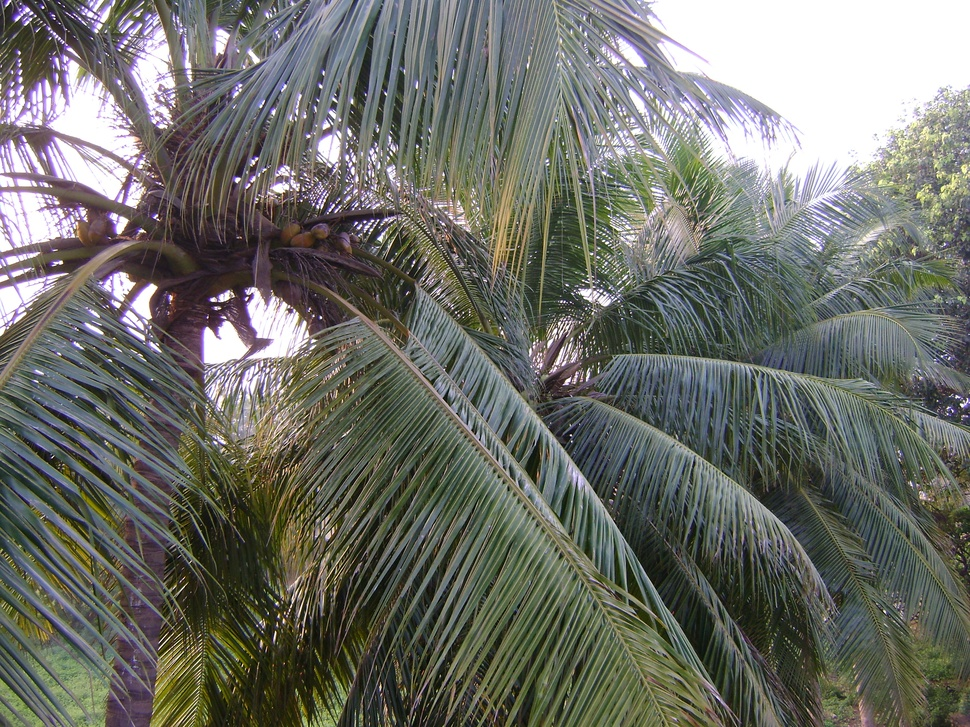
%> input picture tree3.JPG, 970 x 727 px, shrunk from 3072 x 2304 before the run
$ octave divide2.m   (GNU Octave 9; MATLAB toolbox functions it lacks are replaced by stand-ins)
%> lines starting %> are read from the running program, lines starting %| are printed output that depends on the picture
i = imread('tree3.JPG');
%> i is the input picture: size 727x970x3 uint8; mean R, G, B 109.6, 111.2, 104.2
background = imopen(i, strel('disk',4,0));
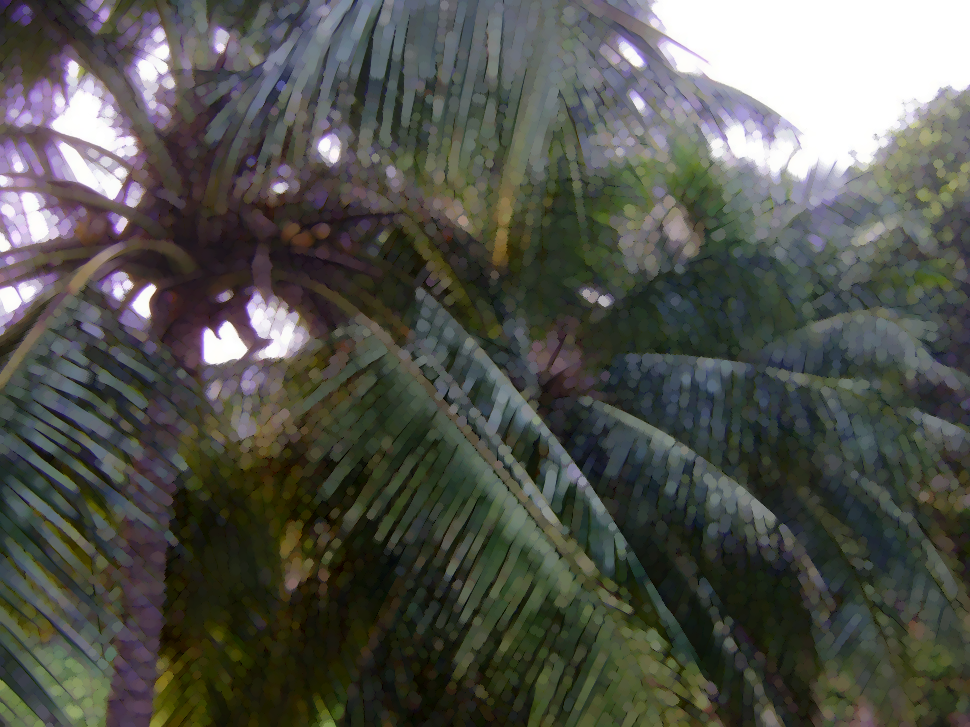
%> background: size 727x970x3 uint8; mean R, G, B 82.5, 84, 77.3
ip = imdivide(i,background);
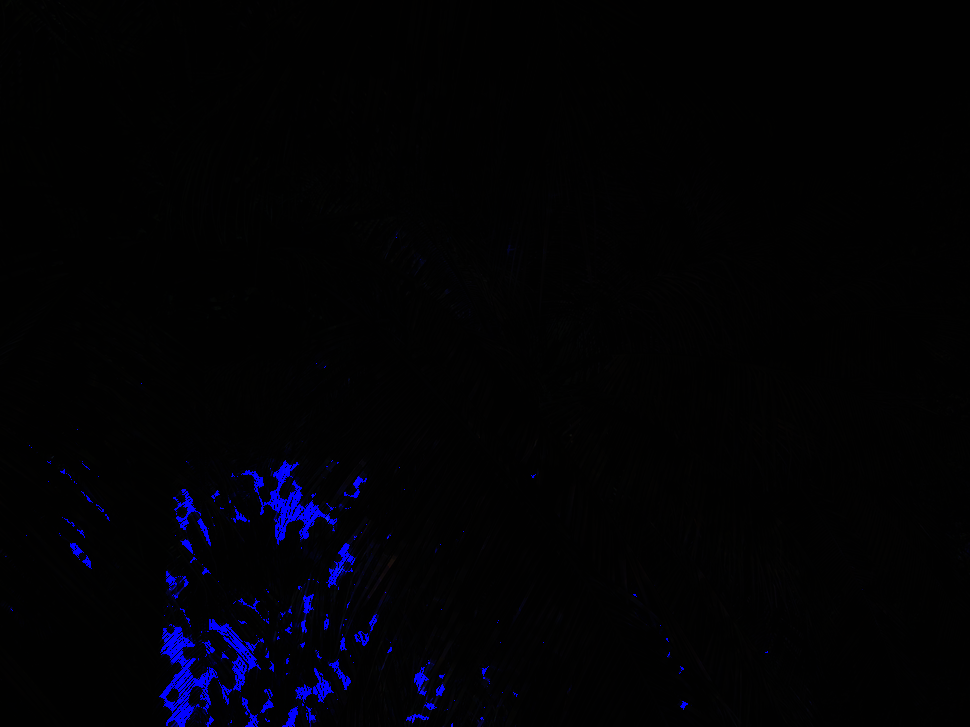
%> ip: size 727x970x3 uint8; mean R, G, B 1.4, 1.4, 5
figure;imshow(i);title('before divide');
figure;imshow(ip, []);title('after divide');

$ run again, with tree1.JPG copied over tree3.JPG
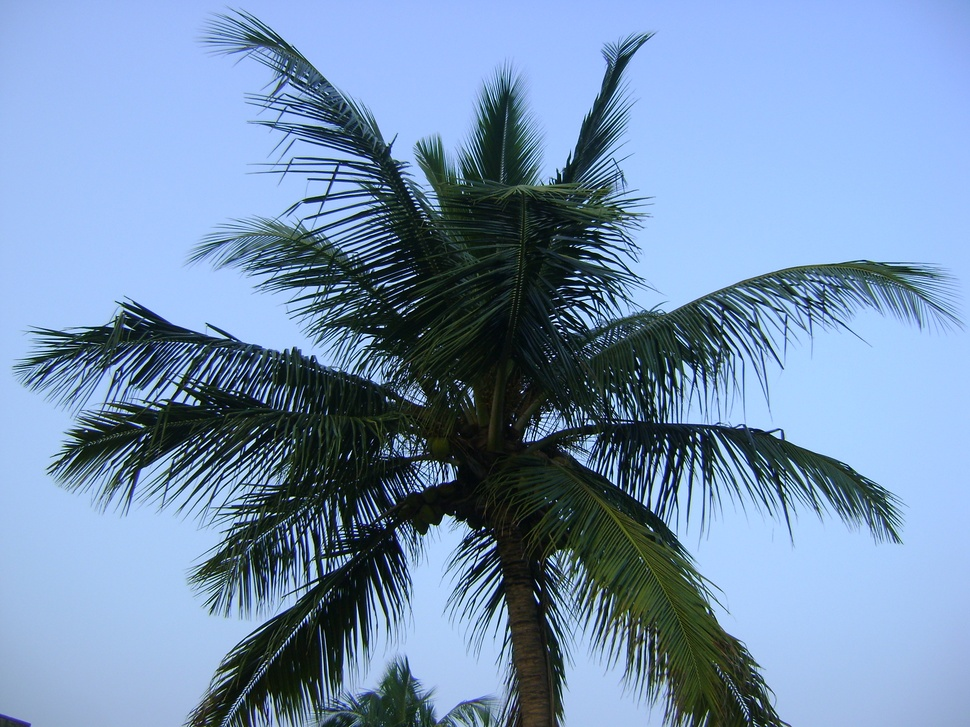
%> input picture tree1.JPG, 970 x 727 px, shrunk from 3072 x 2304 before the run
%> i is the input picture: size 727x970x3 uint8; mean R, G, B 116.6, 144.1, 176.8
%> `background = imopen(i, strel('disk',4,0));`:
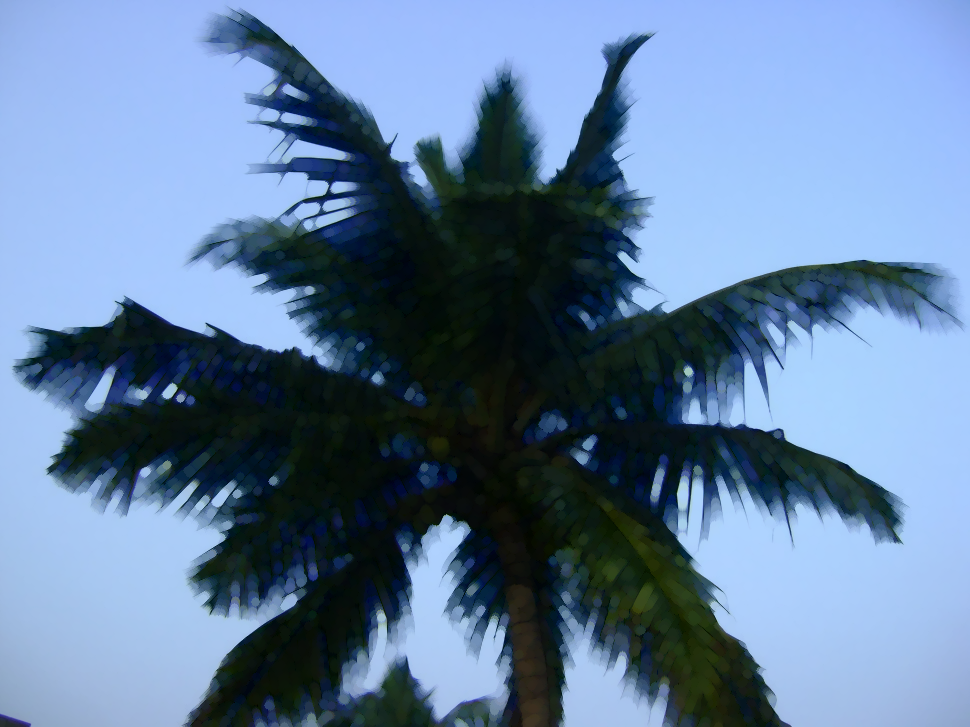
%> background: size 727x970x3 uint8; mean R, G, B 98.4, 125.5, 157.6
%> `ip = imdivide(i,background);`:
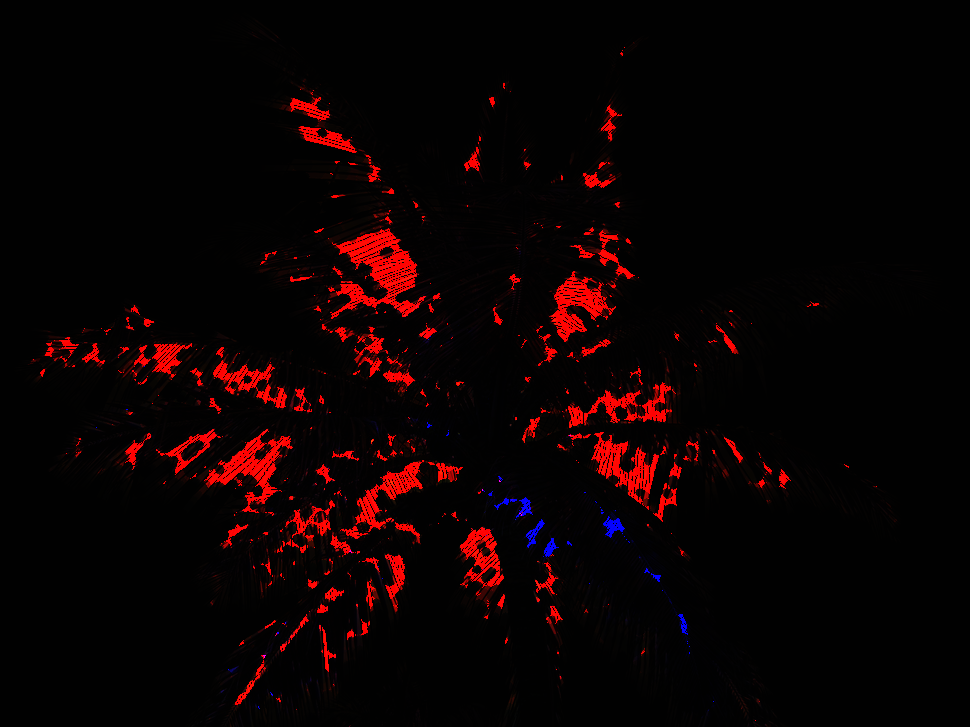
%> ip: size 727x970x3 uint8; mean R, G, B 11.9, 1.6, 1.9

$ run again, with tree2.JPG copied over tree3.JPG
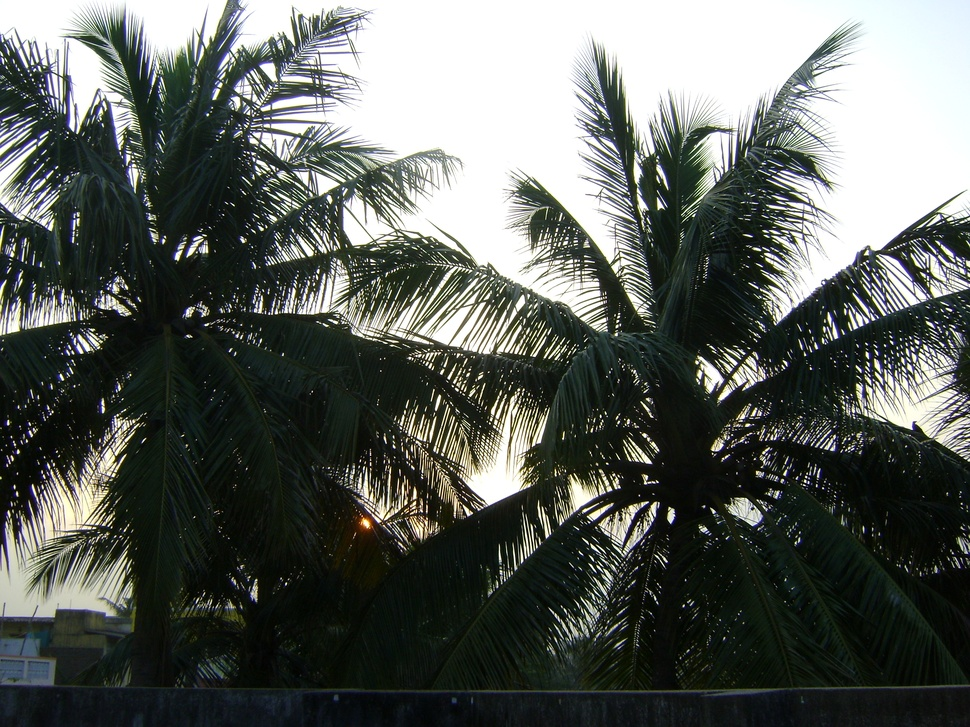
%> input picture tree2.JPG, 970 x 727 px, shrunk from 3072 x 2304 before the run
%> i is the input picture: size 727x970x3 uint8; mean R, G, B 91.4, 95.8, 90.8
%> `background = imopen(i, strel('disk',4,0));`:
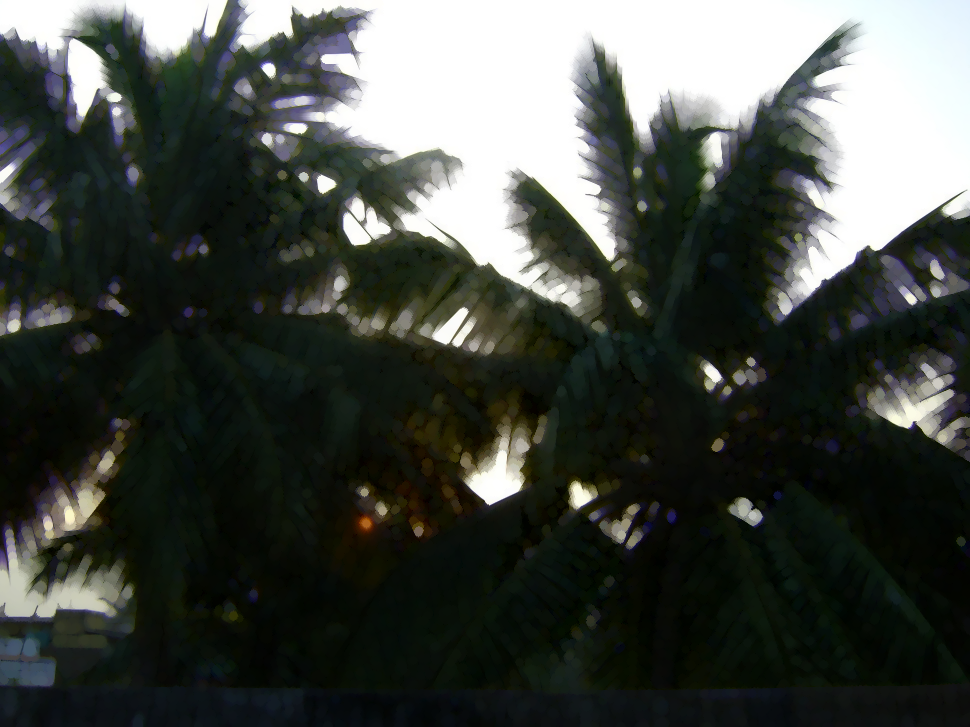
%> background: size 727x970x3 uint8; mean R, G, B 69, 73.3, 67.9
%> `ip = imdivide(i,background);`:
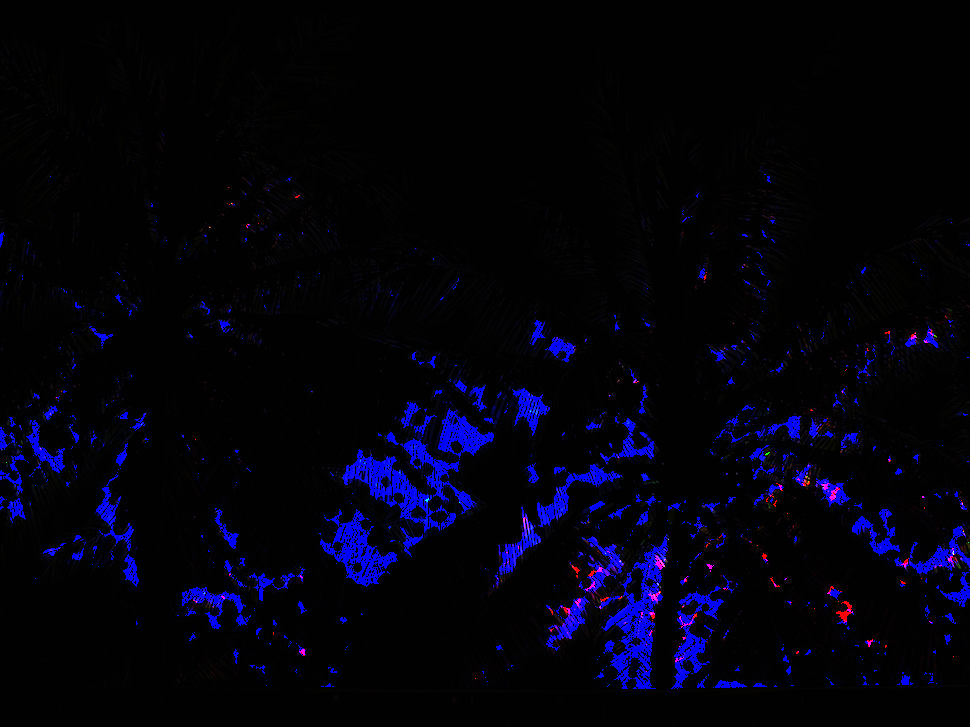
%> ip: size 727x970x3 uint8; mean R, G, B 2.6, 1.8, 12.9

$ run again, with tree5.JPG copied over tree3.JPG
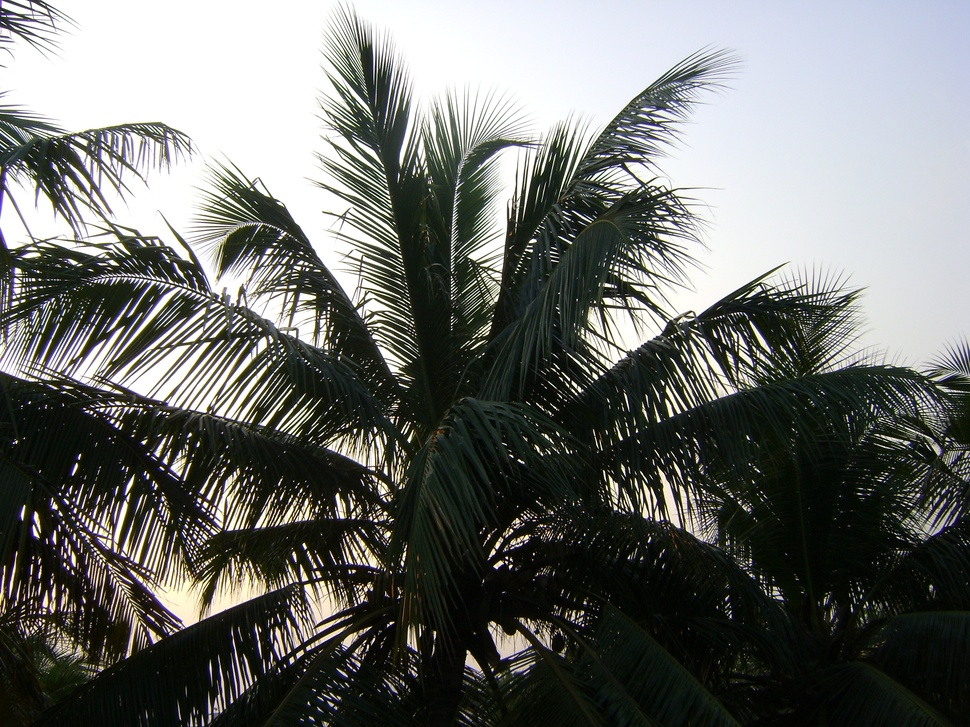
%> input picture tree5.JPG, 970 x 727 px, shrunk from 3072 x 2304 before the run
%> i is the input picture: size 727x970x3 uint8; mean R, G, B 108.9, 110.9, 107.2
%> `background = imopen(i, strel('disk',4,0));`:
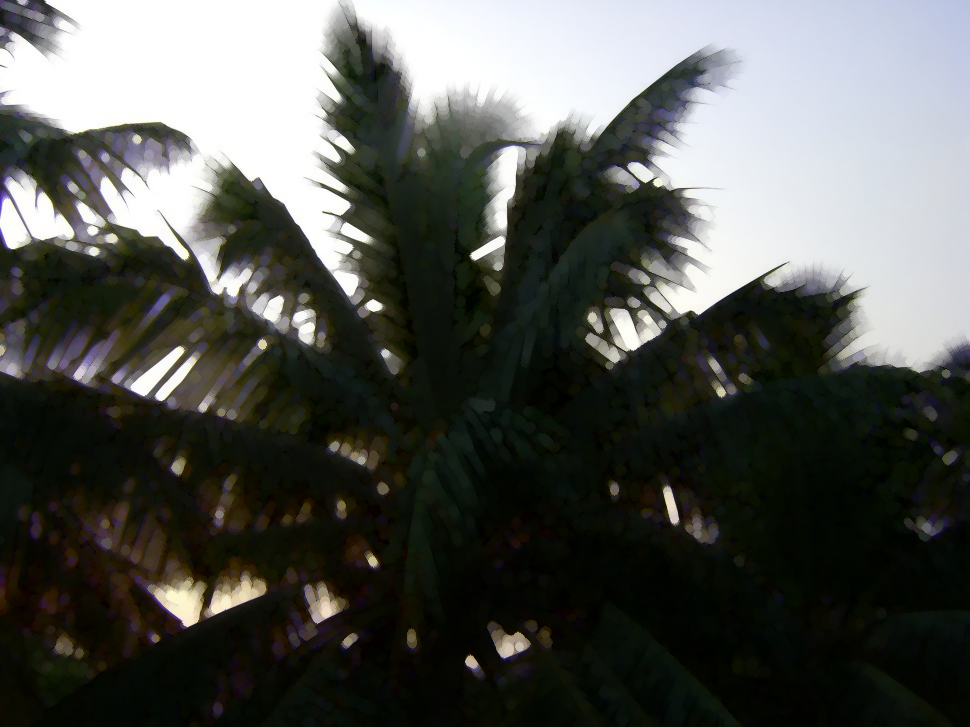
%> background: size 727x970x3 uint8; mean R, G, B 84.3, 86.2, 81.8
%> `ip = imdivide(i,background);`:
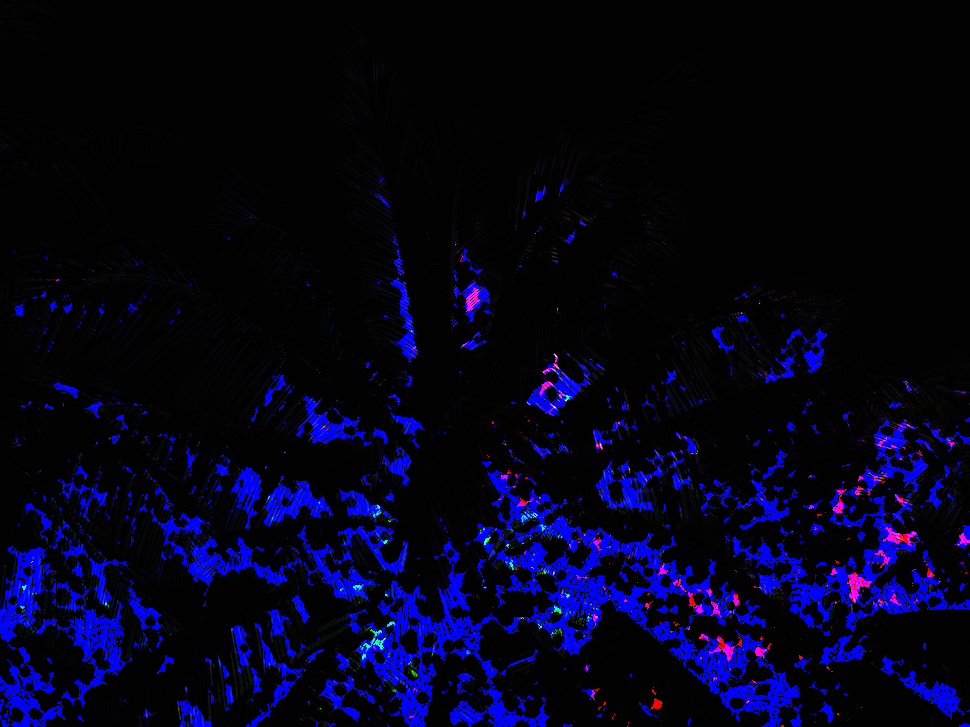
%> ip: size 727x970x3 uint8; mean R, G, B 3.3, 2.3, 26.1
